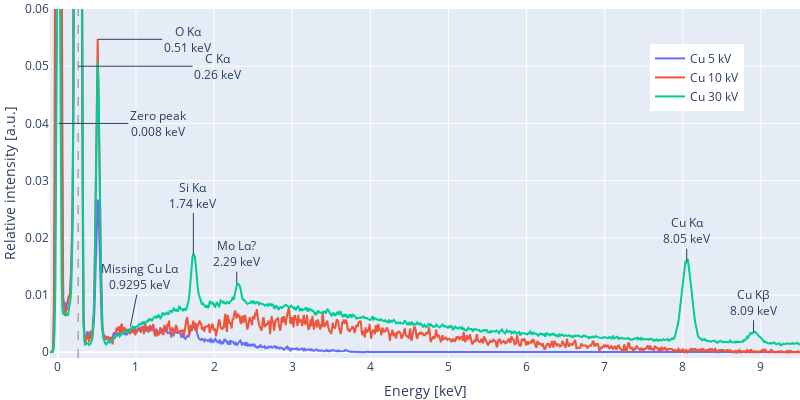

The notebook cell this image was saved under:
### Markdown cell above
# Cu

### Code cell
fig = go.Figure()
for i, y in enumerate(cu):
    fig.add_trace(go.Scatter(x=keV, y=y, mode='lines', name=cu_names[i]))
fig.update_layout(margin=dict(l=0, r=0, t=0, b=0))

# size to 800, 400
fig.update_layout(width=800, height=400)

#fontsize 12
fig.update_layout(font=dict(size=12))

# xmax = 9.5
fig.update_xaxes(range=[-0.1, 9.5])
# y to 0.08
fig.update_yaxes(range=[-0.001, 0.06])

# add annotations

# C ka at 0.26, 0.05
fig.add_annotation(x=0.26, y=0.050, text="C K\u03B1<br>0.26 keV", showarrow=True, arrowhead=0, ax=140, ay=0)
# O Ka at 0.51, 0.09
fig.add_annotation(x=0.51, y=0.0547, text="O K\u03B1<br>0.51 keV", showarrow=True, arrowhead=0, ax=90, ay=0)

# Si Ka at 1.75, 0.1
fig.add_annotation(x=1.735, y=0.017, text="Si K\u03B1<br>1.74 keV", showarrow=True, arrowhead=0, ax=0, ay=-60)

# Mo La at 2.29, 0.012
fig.add_annotation(x=2.29, y=0.012, text="Mo L\u03B1?<br>2.29 keV", showarrow=True, arrowhead=0, ax=0, ay=-30)

# Cu Ka at 8.05, 0.016
fig.add_annotation(x=8.05, y=0.016, text="Cu K\u03B1<br>8.05 keV", showarrow=True, arrowhead=0, ax=0, ay=-30)

# Cu Kb at 8.905, 0.016
fig.add_annotation(x=8.905, y=0.0035, text="Cu K\u03B2<br>8.09 keV", showarrow=True, arrowhead=0, ax=0, ay=-30)

# annotate "Missing Cu La" at 0.9295, 0.016
fig.add_annotation(x=0.9295, y=0.0045, text="Missing Cu L\u03B1<br>0.9295 keV", showarrow=True, arrowhead=0, ax=10, ay=-50)

# # annotate unknown 8.92 at 8.92, 0.0035
# fig.add_annotation(x=8.92, y=0.0035, text="Unknown<br>8.92 keV", showarrow=True, arrowhead=0, ax=0, ay=-50)

# annotate "Zero peak" at 0.008, 0.04
fig.add_annotation(x=0.008, y=0.04, text="Zero peak<br>0.008 keV", showarrow=True, arrowhead=0, ax=100, ay=0)

# put legend inside plot
fig.update_layout(legend=dict(x=0.8, y=0.90))
fig.update_layout(xaxis_title='Energy [keV]', yaxis_title='Relative intensity [a.u.]')

# add vline at 0.26
fig.add_vline(x=0.26, line_width=1, line_dash="dash", line_color="grey")


# save png as "Cu_everything.png"
# fig.write_image('../plots/spectra_plots/Cu_everything.png', width=800, height=400, scale=6)
# # 'cu'

### Figure 1 — Plotly figure (JSON) as saved in the notebook; plotly's stock layout.template omitted (floating-point values rounded to 4 significant figures; data arrays with more than 128 entries replaced by an {"elided": "..."} marker saying what was removed)
{"data": [{"mode": "lines", "name": "Cu 5 kV", "type": "scatter", "x": {"elided": "2048 float values"}, "y": {"elided": "2048 float values"}}, {"mode": "lines", "name": "Cu 10 kV", "type": "scatter", "x": {"elided": "2048 float values"}, "y": {"elided": "2048 float values"}}, {"mode": "lines", "name": "Cu 30 kV", "type": "scatter", "x": {"elided": "2048 float values"}, "y": {"elided": "2048 float values"}}], "layout": {"annotations": [{"arrowhead": 0, "ax": 140, "ay": 0, "showarrow": true, "text": "C Kα<br>0.26 keV", "x": 0.26, "y": 0.05}, {"arrowhead": 0, "ax": 90, "ay": 0, "showarrow": true, "text": "O Kα<br>0.51 keV", "x": 0.51, "y": 0.0547}, {"arrowhead": 0, "ax": 0, "ay": -60, "showarrow": true, "text": "Si Kα<br>1.74 keV", "x": 1.735, "y": 0.017}, {"arrowhead": 0, "ax": 0, "ay": -30, "showarrow": true, "text": "Mo Lα?<br>2.29 keV", "x": 2.29, "y": 0.012}, {"arrowhead": 0, "ax": 0, "ay": -30, "showarrow": true, "text": "Cu Kα<br>8.05 keV", "x": 8.05, "y": 0.016}, {"arrowhead": 0, "ax": 0, "ay": -30, "showarrow": true, "text": "Cu Kβ<br>8.09 keV", "x": 8.905, "y": 0.0035}, {"arrowhead": 0, "ax": 10, "ay": -50, "showarrow": true, "text": "Missing Cu Lα<br>0.9295 keV", "x": 0.9295, "y": 0.0045}, {"arrowhead": 0, "ax": 100, "ay": 0, "showarrow": true, "text": "Zero peak<br>0.008 keV", "x": 0.008, "y": 0.04}], "font": {"size": 12}, "height": 400, "legend": {"x": 0.8, "y": 0.9}, "margin": {"b": 0, "l": 0, "r": 0, "t": 0}, "shapes": [{"line": {"color": "grey", "dash": "dash", "width": 1}, "type": "line", "x0": 0.26, "x1": 0.26, "xref": "x", "y0": 0, "y1": 1, "yref": "y domain"}], "width": 800, "xaxis": {"range": [-0.1, 9.5], "title": {"text": "Energy [keV]"}}, "yaxis": {"range": [-0.001, 0.06], "title": {"text": "Relative intensity [a.u.]"}}}}
